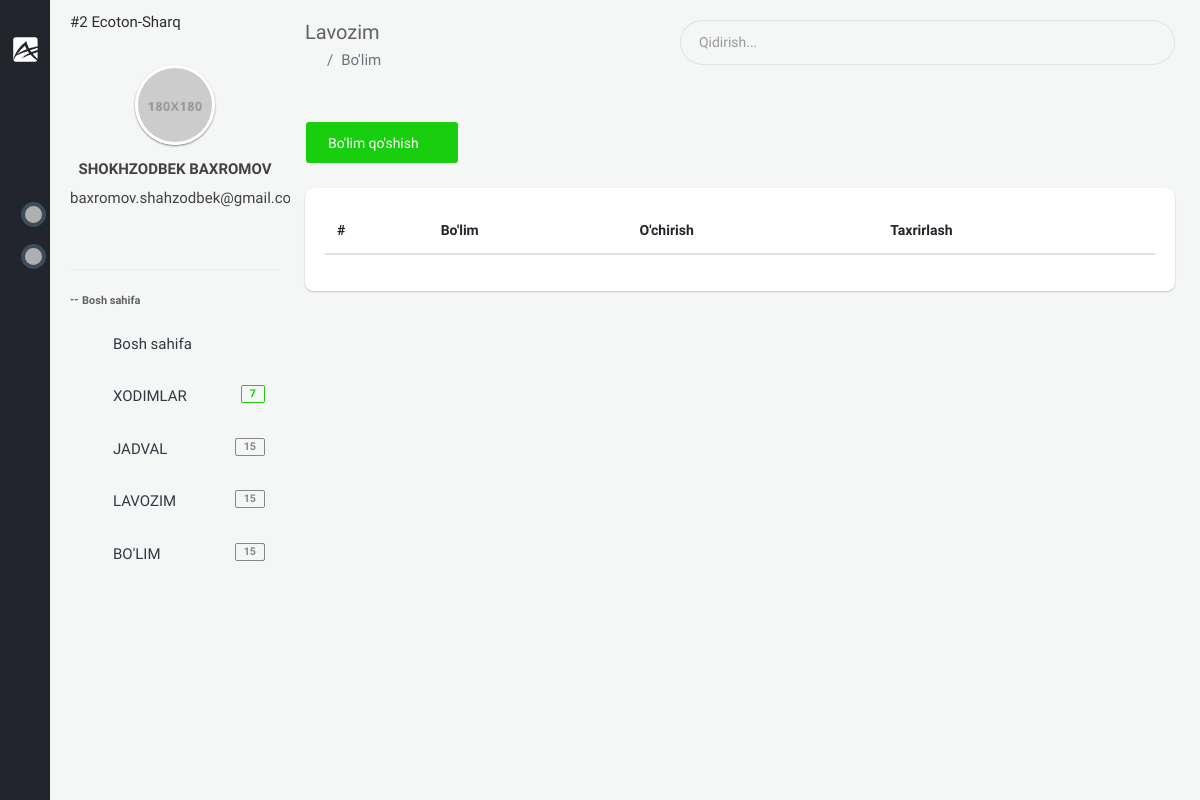
Before: /backoffice/department (signed in) with the older database file.
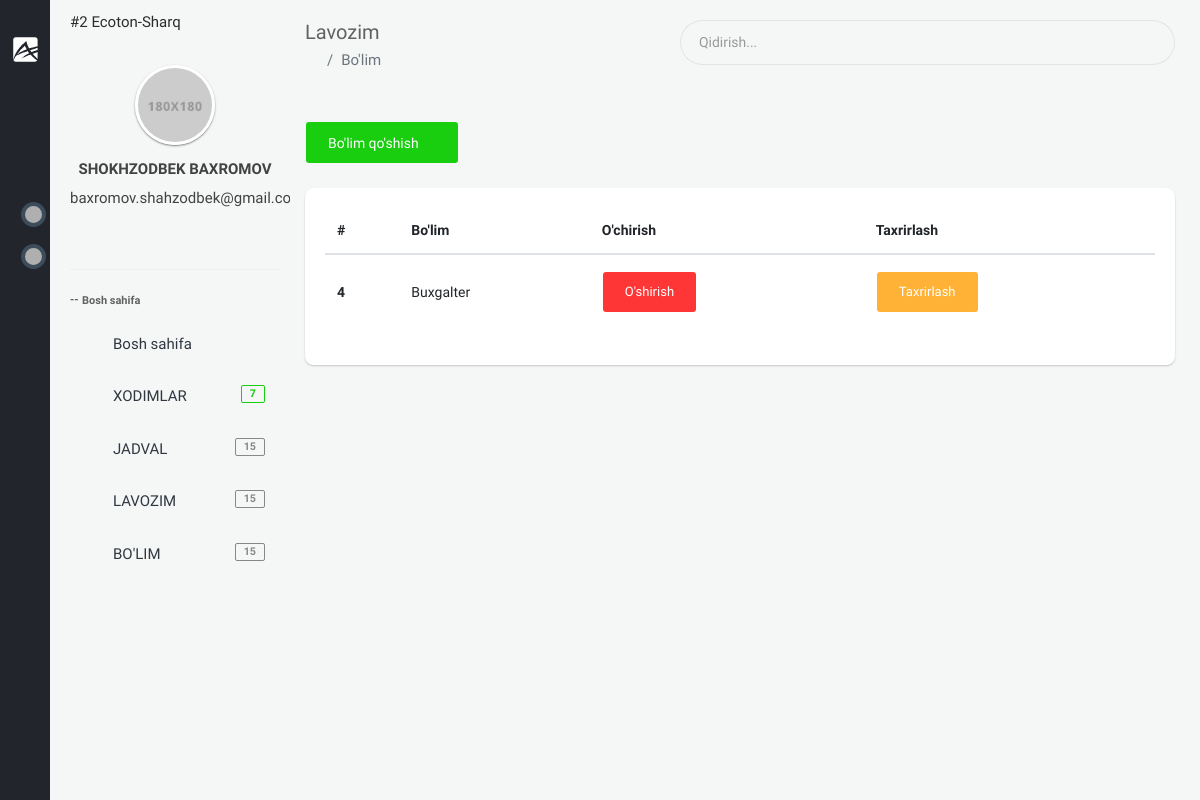
After: the same page with the newer database file.
### app/models.py (models this page shows, shortened)
class Department(models.Model):
    name = models.CharField(max_length=255, verbose_name="Bo'lim nomi")
    company = models.ForeignKey(Company, on_delete=models.CASCADE, verbose_name='Kompaniya')
    created_at = models.DateTimeField(auto_now_add=True)
    class Meta:
        ordering = ['-created_at']
        verbose_name_plural = "Bo'limlar"

### backoffice/views.py (the view)
# urls.py: path('department', views.DepartmentListView.as_view(), name='department'),
class DepartmentListView(LoginRequiredMixin, generic.ListView):
    template_name = 'backoffice/pages/departments/list.html'
    queryset = models.Department.objects.all()
    def get_context_data(self, *, object_list=None, **kwargs):
        ctx = super(DepartmentListView, self).get_context_data(**kwargs)
        company = self.request.user.company
        ctx['departments'] = models.Department.objects.filter(company=company).order_by('-created_at')
        return ctx

### app/models.py (called while the page is built)
    def __str__(self):
        return f'#{self.id}  {self.name}'

### templates/backoffice/pages/departments/list.html (shortened to what this page needs)
{% extends 'backoffice/base.html' %}
{% block content %}
    <section class="content">
        <div class="container-fluid">
            <div class="block-header">
                <div class="row clearfix">
                    <div class="col-lg-5 col-md-5 col-sm-12">
                        <h2>Lavozim</h2>
                        <ul class="breadcrumb padding-0">
                            <li class="breadcrumb-item"><a href="#"><i class="zmdi zmdi-home"></i></a></li>
                            <li class="breadcrumb-item active">Bo'lim</li>
                        </ul>
                    </div>
                    <div class="col-lg-7 col-md-7 col-sm-12">
                        <div class="input-group m-b-0">
                            <input type="text" class="form-control" placeholder="Qidirish...">
                            <span class="input-group-addon">
                            <i class="zmdi zmdi-search"></i>
                        </span>
                        </div>
                    </div>
                </div>
            </div>
            <div class="row clearfix">
                <div class="col-lg-12 col-md-12 col-sm-12">
                <div class="card">
                    <div class="header">
                        <a href="{% url 'department_create' %}" class="btn btn-success">Bo'lim qo'shish <i class="zmdi zmdi-plus"></i></a>
                    </div>
                    <div class="body table-responsive">
                        <table class="table table-hover">
                            <thead>
                                <tr>
                                    <th>#</th>
                                    <th>Bo'lim</th>
                                    <th>O'chirish</th>
                                    <th>Taxrirlash</th>
                                </tr>
                            </thead>
                            <tbody>
                            {% for department in departments %}
                                <tr>
                                    <th scope="row">{{ department.id }}</th>
                                    <td>{{ department.name }}</td>
                                    <td>
                                        <form action="{% url 'department_delete' pk=department.id %}" method="POST">
                                                <input class="btn btn-default btn-danger" type="submit" value="O'shirish"/>
                                        </form>
                                    </td>
                                    <td>
                                        <a href="{% url 'department_update' department.id %}" class="btn btn-warning">Taxrirlash</a>
                                    </td>
                                </tr>
                            {% endfor %}
                            </tbody>
                        </table>
                    </div>
                </div>
            </div>
            </div>
        </div>
    </section>
{% endblock %}

Changed rows visible on the page:
added Department: id "4", name "Buxgalter"
